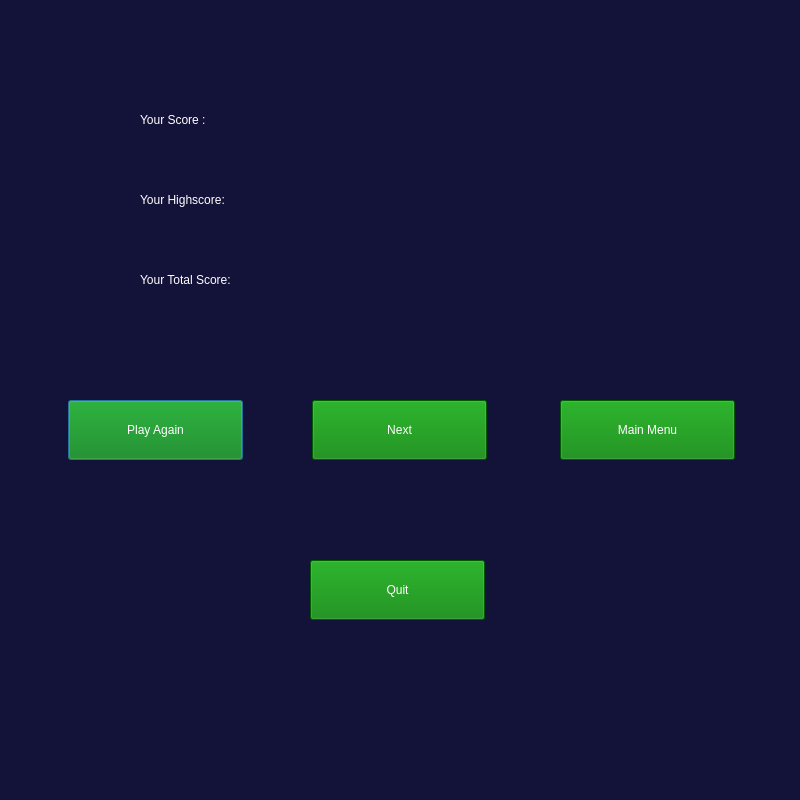
<?xml version="1.0" encoding="UTF-8"?>
<ui version="4.0">
 <class>Dialog</class>
 <widget class="QDialog" name="Dialog">
  <property name="geometry">
   <rect>
    <x>0</x>
    <y>0</y>
    <width>800</width>
    <height>800</height>
   </rect>
  </property>
  <property name="windowTitle">
   <string>Dialog</string>
  </property>
  <property name="styleSheet">
   <string notr="true">background-color:#131239;</string>
  </property>
  <widget class="QLabel" name="label">
   <property name="geometry">
    <rect>
     <x>140</x>
     <y>90</y>
     <width>250</width>
     <height>60</height>
    </rect>
   </property>
   <property name="styleSheet">
    <string notr="true">font: 23pt &quot;Georgia&quot;;
color:white;</string>
   </property>
   <property name="text">
    <string>Your Score :</string>
   </property>
   <property name="alignment">
    <set>Qt::AlignLeading|Qt::AlignLeft|Qt::AlignVCenter</set>
   </property>
  </widget>
  <widget class="QLabel" name="f_score">
   <property name="geometry">
    <rect>
     <x>460</x>
     <y>90</y>
     <width>200</width>
     <height>60</height>
    </rect>
   </property>
   <property name="styleSheet">
    <string notr="true">font: 20pt &quot;Georgia&quot;;
color:white;</string>
   </property>
   <property name="text">
    <string/>
   </property>
   <property name="alignment">
    <set>Qt::AlignCenter</set>
   </property>
  </widget>
  <widget class="QPushButton" name="f_playagain">
   <property name="geometry">
    <rect>
     <x>68</x>
     <y>400</y>
     <width>175</width>
     <height>60</height>
    </rect>
   </property>
   <property name="styleSheet">
    <string notr="true">font: 16pt &quot;Arial Rounded MT Bold&quot;;
padding:15px;
background-color:green;
color:white;

</string>
   </property>
   <property name="text">
    <string>Play Again</string>
   </property>
  </widget>
  <widget class="QPushButton" name="f_next">
   <property name="geometry">
    <rect>
     <x>312</x>
     <y>400</y>
     <width>175</width>
     <height>60</height>
    </rect>
   </property>
   <property name="styleSheet">
    <string notr="true">font: 16pt &quot;Arial Rounded MT Bold&quot;;
padding:15px;
background-color:green;
color:white;

</string>
   </property>
   <property name="text">
    <string>Next</string>
   </property>
  </widget>
  <widget class="QPushButton" name="f_quit">
   <property name="geometry">
    <rect>
     <x>310</x>
     <y>560</y>
     <width>175</width>
     <height>60</height>
    </rect>
   </property>
   <property name="styleSheet">
    <string notr="true">font: 16pt &quot;Arial Rounded MT Bold&quot;;
padding:15px;
background-color:green;
color:white;

</string>
   </property>
   <property name="text">
    <string>Quit</string>
   </property>
  </widget>
  <widget class="QPushButton" name="f_mainmenu">
   <property name="geometry">
    <rect>
     <x>560</x>
     <y>400</y>
     <width>175</width>
     <height>60</height>
    </rect>
   </property>
   <property name="styleSheet">
    <string notr="true">font: 16pt &quot;Arial Rounded MT Bold&quot;;
padding:15px;
background-color:green;
color:white;

</string>
   </property>
   <property name="text">
    <string>Main Menu</string>
   </property>
  </widget>
  <widget class="QLabel" name="label_2">
   <property name="geometry">
    <rect>
     <x>140</x>
     <y>170</y>
     <width>300</width>
     <height>60</height>
    </rect>
   </property>
   <property name="styleSheet">
    <string notr="true">font: 23pt &quot;Georgia&quot;;
color:white;</string>
   </property>
   <property name="text">
    <string>Your Highscore:</string>
   </property>
   <property name="alignment">
    <set>Qt::AlignLeading|Qt::AlignLeft|Qt::AlignVCenter</set>
   </property>
  </widget>
  <widget class="QLabel" name="f_highscore">
   <property name="geometry">
    <rect>
     <x>460</x>
     <y>170</y>
     <width>200</width>
     <height>60</height>
    </rect>
   </property>
   <property name="styleSheet">
    <string notr="true">font: 20pt &quot;Georgia&quot;;
color:white;</string>
   </property>
   <property name="text">
    <string/>
   </property>
   <property name="alignment">
    <set>Qt::AlignCenter</set>
   </property>
  </widget>
  <widget class="QLabel" name="label_3">
   <property name="geometry">
    <rect>
     <x>140</x>
     <y>250</y>
     <width>300</width>
     <height>60</height>
    </rect>
   </property>
   <property name="styleSheet">
    <string notr="true">font: 23pt &quot;Georgia&quot;;
color:white;</string>
   </property>
   <property name="text">
    <string>Your Total Score:</string>
   </property>
   <property name="alignment">
    <set>Qt::AlignLeading|Qt::AlignLeft|Qt::AlignVCenter</set>
   </property>
  </widget>
  <widget class="QLabel" name="f_tot_score">
   <property name="geometry">
    <rect>
     <x>460</x>
     <y>250</y>
     <width>200</width>
     <height>60</height>
    </rect>
   </property>
   <property name="styleSheet">
    <string notr="true">font: 20pt &quot;Georgia&quot;;
color:white;</string>
   </property>
   <property name="text">
    <string/>
   </property>
   <property name="alignment">
    <set>Qt::AlignCenter</set>
   </property>
  </widget>
 </widget>
 <resources/>
 <connections/>
</ui>
